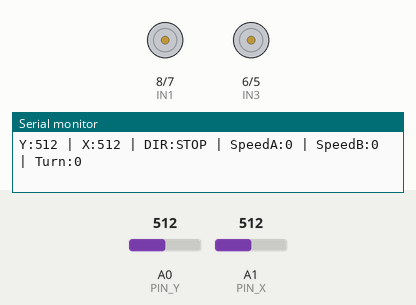
The sketch below on a simulated Arduino Uno, built with avr-gcc and run on an emulated ATmega328P. Parts: motor-driver pin pairs drawn as motors (green arrow = first pin HIGH = forward, orange = second pin HIGH = backward, longer = more drive, scaled by the enable pin), the last lines printed to the serial monitor. The inputs (shaded band) are chosen by the test bench; at power-on: A0 (PIN_Y) = 512, A1 (PIN_X) = 512.

Above: at 1.2 s.
1.3 s: A0 (PIN_Y) set to 592
4.3 s: A0 (PIN_Y) set to 601
5.8 s: A1 (PIN_X) set to 716
At 7.0 s:
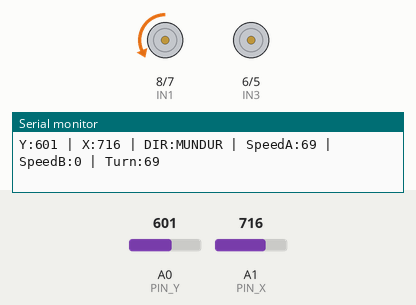
7.3 s: A1 (PIN_X) set to 900
At 7.9 s:
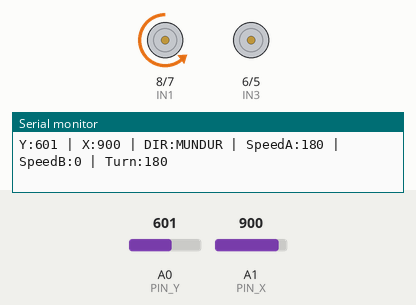
8.8 s: A1 (PIN_X) set to 1023
At 9.3 s:
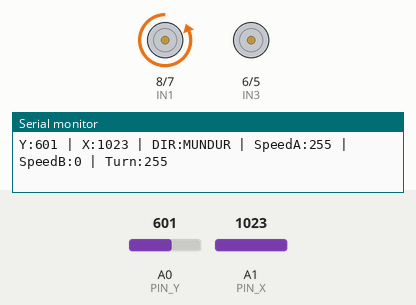
10.3 s: A0 (PIN_Y) set to 306
At 11.5 s:
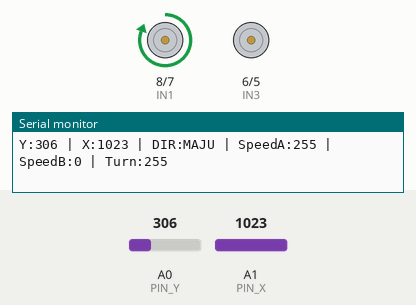
Timing chart, 0 to 12.8 s (numbered marks = the images above; inputs shaded):
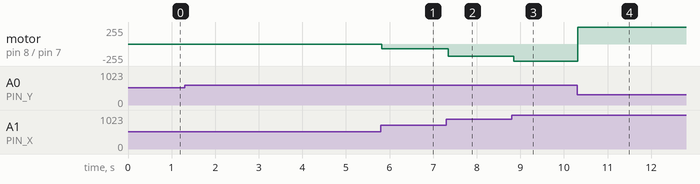

The sketch:

joystick-dual-motor-maju-kiri-kanan.ino
```cpp
/*
 * PROJECT: Analog Joystick Motor Control
 * HARDWARE: Arduino Uno + L298N + Joystick Module + 1x DC Motor
 * LOGIC: Analog Read, Deadzone, dan Konversi Skala (Mapping)
 */

// --- 1. DEFINISI PIN ---
#define PIN_Y A0   // Sumbu Y Joystick (Maju/Mundur)
#define PIN_X A1   // Sumbu X Joystick (Belok Kiri/Kanan)


// roda 1
// Pin Motor A (L298N)
#define ENA 9         // Kontrol Kecepatan (Wajib Pin PWM)
#define IN1 8      // Kontrol Arah 1
#define IN2 7      // Kontrol Arah 2


// roda 2
#define ENB 3        // Kontrol Kecepatan (Wajib Pin PWM)
#define IN3 6      // Kontrol Arah 1
#define IN4 5      // Kontrol Arah 2

// --- 2. KONSTANTA DEADZONE ---
#define DEADZONE_Y_LOW 400
#define DEADZONE_Y_HIGH 600
#define DEADZONE_X_LOW 400
#define DEADZONE_X_HIGH 600

void setup() {
  Serial.begin(9600);

  pinMode(ENA, OUTPUT);
  pinMode(IN1, OUTPUT);
  pinMode(IN2, OUTPUT);
  pinMode(ENB, OUTPUT);
  pinMode(IN3, OUTPUT);
  pinMode(IN4, OUTPUT);

  Serial.println("=== ROBOT MOTION CONTROL STARTED ===");
}


void loop() {
  // ===== 1. BACA INPUT JOYSTICK =====
  int nilaiY = analogRead(PIN_Y);  // Maju/Mundur (Forward/Backward)
  int nilaiX = analogRead(PIN_X);  // Belok Kiri/Kanan (Left/Right Turn)

  // ===== 2. HITUNG KECEPATAN BASE (dari Y-axis) =====
  int baseSpeed = 0;
  int motorDirection = 0;  // 1=Maju, -1=Mundur, 0=Stop

  if (nilaiY < DEADZONE_Y_LOW) {
    // MAJU
    baseSpeed = map(nilaiY, DEADZONE_Y_LOW, 0, 0, 255);
    motorDirection = 1;  // Forward
  }
  else if (nilaiY > DEADZONE_Y_HIGH) {
    // MUNDUR
    baseSpeed = map(nilaiY, DEADZONE_Y_HIGH, 1023, 0, 255);
    motorDirection = -1;  // Backward
  }
  else {
    // DEADZONE Y - Stop
    baseSpeed = 0;
    motorDirection = 0;
  }

  // ===== 3. HITUNG TURN FACTOR (dari X-axis) =====
  int turnFactor = 0;  // -255 sampai 255 (negatif=kiri, positif=kanan)

  if (nilaiX < DEADZONE_X_LOW) {
    // BELOK KIRI
    turnFactor = map(nilaiX, DEADZONE_X_LOW, 0, 0, -255);
  }
  else if (nilaiX > DEADZONE_X_HIGH) {
    // BELOK KANAN
    turnFactor = map(nilaiX, DEADZONE_X_HIGH, 1023, 0, 255);
  }
  else {
    // DEADZONE X - Jalan lurus
    turnFactor = 0;
  }

  // ===== 4. HITUNG KECEPATAN MASING-MASING MOTOR =====
  int speedMotorA = baseSpeed;  // Motor Kiri
  int speedMotorB = baseSpeed;  // Motor Kanan

  // Aplikasikan turn factor
  speedMotorA = constrain(baseSpeed + turnFactor, 0, 255);
  speedMotorB = constrain(baseSpeed - turnFactor, 0, 255);

  // ===== 5. KONTROL MOTOR =====
  if (motorDirection == 1) {
    // MAJU
    digitalWrite(IN1, HIGH);
    digitalWrite(IN2, LOW);
    analogWrite(ENA, speedMotorA);

    digitalWrite(IN3, HIGH);
    digitalWrite(IN4, LOW);
    analogWrite(ENB, speedMotorB);
  }
  else if (motorDirection == -1) {
    // MUNDUR
    digitalWrite(IN1, LOW);
    digitalWrite(IN2, HIGH);
    analogWrite(ENA, speedMotorA);

    digitalWrite(IN3, LOW);
    digitalWrite(IN4, HIGH);
    analogWrite(ENB, speedMotorB);
  }
  else {
    // STOP (Deadzone Y)
    digitalWrite(IN1, LOW);
    digitalWrite(IN2, LOW);
    analogWrite(ENA, 0);

    digitalWrite(IN3, LOW);
    digitalWrite(IN4, LOW);
    analogWrite(ENB, 0);
  }

  // ===== 6. OUTPUT DEBUG SERIAL =====
  Serial.print("Y:");
  Serial.print(nilaiY);
  Serial.print(" | X:");
  Serial.print(nilaiX);
  Serial.print(" | DIR:");
  if (motorDirection == 1) Serial.print("MAJU");
  else if (motorDirection == -1) Serial.print("MUNDUR");
  else Serial.print("STOP");
  Serial.print(" | SpeedA:");
  Serial.print(speedMotorA);
  Serial.print(" | SpeedB:");
  Serial.print(speedMotorB);
  Serial.print(" | Turn:");
  Serial.print(turnFactor);
  Serial.println();

  delay(50);
}
```

Measured:
- after the input at 5.8 s, motor on pin 8 (IN1) / pin 7 (IN2): stopped → backward 69/255 at once
- after the input at 7.3 s, motor on pin 8 (IN1) / pin 7 (IN2): backward 69/255 → backward 180/255 after 0.05 s
- after the input at 8.8 s, motor on pin 8 (IN1) / pin 7 (IN2): backward 180/255 → backward 255/255 after 0.05 s
- after the input at 10.3 s, motor on pin 8 (IN1) / pin 7 (IN2): backward 255/255 → forward 255/255 at once
